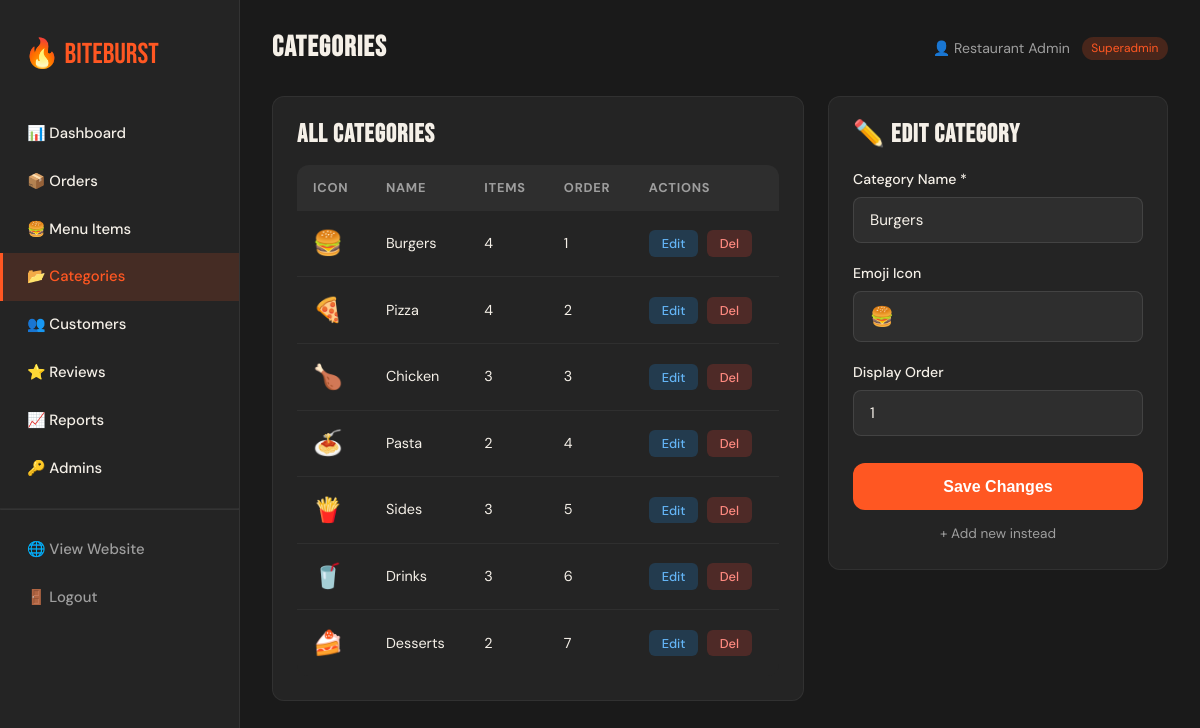
Page /admin/categories.php?edit=1 (signed in) on the committed database.
### tables this page shows
CREATE TABLE Category (
    category_id   INT AUTO_INCREMENT PRIMARY KEY,
    name          VARCHAR(80)  NOT NULL,
    icon          VARCHAR(10)  DEFAULT '🍽️',
    display_order INT          DEFAULT 0
);

### admin/categories.php (the view, shortened to what this page needs)
<?php
require_once __DIR__ . '/../config/db.php';
include 'includes/admin_header.php';
$edit_cat = null;
if (isset($_GET['edit'])) $edit_cat = $conn->query("SELECT * FROM Category WHERE category_id=".(int)$_GET['edit'])->fetch_assoc();
$cats = $conn->query("SELECT c.*, COUNT(mi.item_id) AS item_count FROM Category c
    LEFT JOIN MenuItem mi ON c.category_id=mi.category_id GROUP BY c.category_id ORDER BY c.display_order");
?>
<div style="display:grid;grid-template-columns:1fr 340px;gap:1.5rem;align-items:start">
  <div class="section-card">
    <h3 style="margin-bottom:1rem">All Categories</h3>
    <table class="data-table">
      <thead><tr><th>Icon</th><th>Name</th><th>Items</th><th>Order</th><th>Actions</th></tr></thead>
      <tbody>
        <?php while($c=$cats->fetch_assoc()): ?>
          <tr>
            <td style="font-size:1.5rem"><?= $c['icon'] ?></td>
            <td><?= htmlspecialchars($c['name']) ?></td>
            <td><?= $c['item_count'] ?></td>
            <td><?= $c['display_order'] ?></td>
            <td>
              <a href="categories.php?edit=<?= $c['category_id'] ?>" class="btn-sm btn-edit">Edit</a>
              <a href="categories.php?delete=<?= $c['category_id'] ?>" class="btn-sm btn-delete" style="margin-left:.3rem"
                 onclick="return confirm('Delete category?')">Del</a>
            </td>
          </tr>
        <?php endwhile; ?>
      </tbody>
    </table>
  </div>
  <div class="section-card">
    <h3 style="margin-bottom:1.2rem"><?= $edit_cat ? '✏️ Edit Category' : '➕ Add Category' ?></h3>
    <form method="POST">
      <div class="form-group">
        <label>Category Name *</label>
        <input type="text" name="name" value="<?= htmlspecialchars($edit_cat['name']??'') ?>" placeholder="e.g. Salads" required>
      </div>
      <div class="form-group">
        <label>Emoji Icon</label>
        <input type="text" name="icon" value="<?= htmlspecialchars($edit_cat['icon']??'🍽️') ?>" placeholder="🍽️" style="font-size:1.2rem">
      </div>
      <div class="form-group">
        <label>Display Order</label>
        <input type="number" name="display_order" value="<?= $edit_cat['display_order']??0 ?>" min="0">
      </div>
      <button type="submit" class="btn-full"><?= $edit_cat ? 'Save Changes' : 'Add Category' ?></button>
      <?php if($edit_cat): ?>
        <a href="categories.php" style="display:block;text-align:center;margin-top:.8rem;color:var(--muted);font-size:.85rem">+ Add new instead</a>
      <?php endif; ?>
    </form>
  </div>
</div>
<?php include 'includes/admin_footer.php'; ?>

### assets/css/style.css (style rules this page uses)
:root { --fire: #FF5722; --fire-dk: #E64A19; --gold: #FFC107; --dark: #1A1A1A; --dark-2: #242424; --dark-3: #2E2E2E; --cream: #F5F0E8; --muted: #9E9E9E; --white: #FFFFFF; --success: #4CAF50; --danger: #F44336; --radius: 12px; --shadow: 0 8px 32px rgba(0,0,0,.45); }
*, *::before, *::after { box-sizing: border-box; margin: 0; padding: 0; }
html { scroll-behavior: smooth; }
body { font-family: 'DM Sans', sans-serif; background: var(--dark); color: var(--cream); line-height: 1.6; overflow-x: hidden; }
h1,h2,h3,h4 { font-family: 'Bebas Neue', sans-serif; letter-spacing: .04em; line-height: 1.1; }
h3 { font-size: 1.6rem; }
a { color: inherit; text-decoration: none; }
.form-group { margin-bottom: 1.2rem; }
.form-group label { display: block; font-size: .88rem; font-weight: 500; margin-bottom: .4rem; color: var(--cream); }
.form-group input, .form-group select, .form-group textarea { width: 100%; padding: .75rem 1rem; background: var(--dark-3); border: 1px solid rgba(255,255,255,.1); border-radius: 8px; color: var(--cream); font-family: 'DM Sans', sans-serif; font-size: .95rem; transition: border-color .2s; }
.btn-full { width: 100%; padding: .9rem; border-radius: var(--radius); background: var(--fire); color: #fff; font-size: 1rem; font-weight: 600; border: none; cursor: pointer; transition: background .2s; margin-top: .5rem; }
.data-table { width: 100%; border-collapse: collapse; background: var(--dark-2); border-radius: var(--radius); overflow: hidden; }
.data-table th { background: var(--dark-3); padding: .8rem 1rem; text-align: left; font-size: .8rem; color: var(--muted); text-transform: uppercase; letter-spacing: .06em; }
.data-table td { padding: .85rem 1rem; border-bottom: 1px solid rgba(255,255,255,.05); font-size: .9rem; }
.data-table tr:last-child td { border: none; }
.btn-sm { padding: .3rem .8rem; border-radius: 6px; font-size: .8rem; font-weight: 500; border: none; cursor: pointer; transition: opacity .2s; }
.btn-edit { background: rgba(33,150,243,.2); color: #64b5f6; }
.btn-delete { background: rgba(244,67,54,.2); color: #ff8a80; }
.section-card { background: var(--dark-2); border-radius: var(--radius); padding: 1.5rem; border: 1px solid rgba(255,255,255,.06); margin-bottom: 1.5rem; }
.fade-in { animation: fadeUp .5s ease both; }

### rows in the picture
category: icon "🍔", name "Burgers", item_count "4", display_order "1"
category: icon "🍕", name "Pizza", item_count "4", display_order "2"
category: icon "🍗", name "Chicken", item_count "3", display_order "3"
category: icon "🍝", name "Pasta", item_count "2", display_order "4"
category: icon "🍟", name "Sides", item_count "3", display_order "5"
category: icon "🥤", name "Drinks", item_count "3", display_order "6"
category: icon "🍰", name "Desserts", item_count "2", display_order "7"

### other values in the picture
$page_title "Categories"
$_SESSION['admin_name'] "Restaurant Admin"
$_SESSION['admin_role'] "Superadmin"
